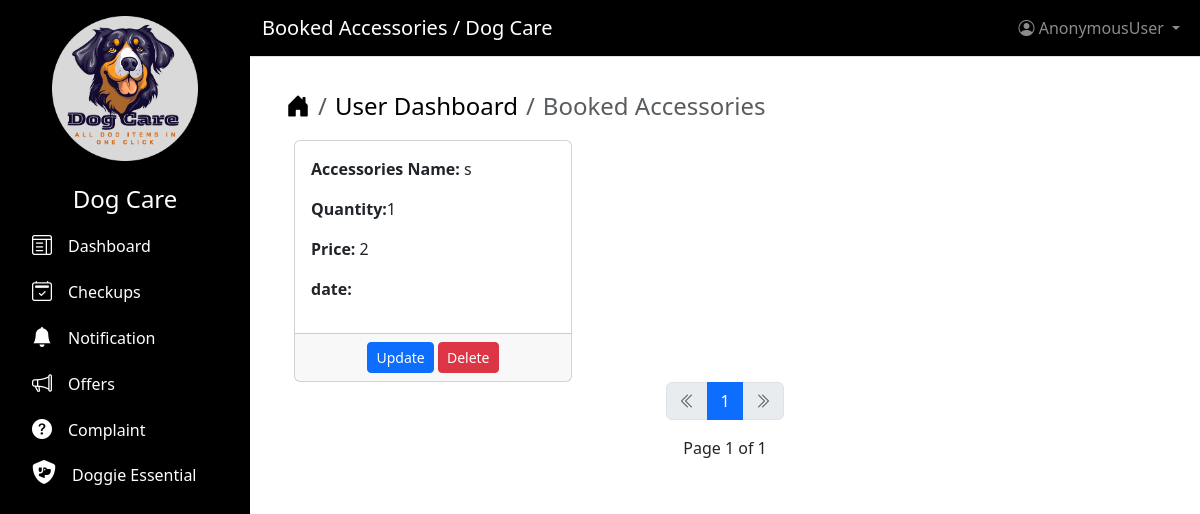
Page /booking/accessories on the earlier database version.
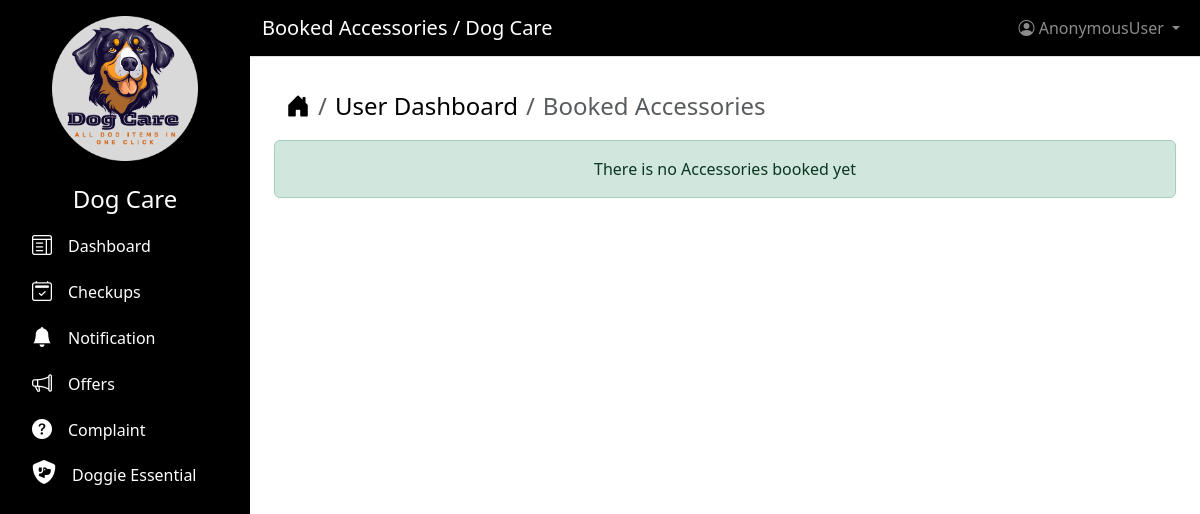
Same page on the later database version.
### shop/models.py (models this page shows, shortened)
class BookingAccessories(models.Model):
    total_stock = models.ForeignKey(
        Accessories,
        on_delete=models.CASCADE,
        related_name="stocks",
        null=True,
        blank=True,
    )
    quantity = models.PositiveIntegerField(
        null=False, blank=False, default=1
    )  # This makes the field required
    accessories_name = models.ForeignKey(Accessories, on_delete=models.CASCADE)
    price = models.PositiveIntegerField()
    total_price = models.PositiveIntegerField(null=True, blank=True)

class Accessories(models.Model):
    total_stock = models.PositiveIntegerField(null=False, blank=False, default=1)
    accessories_name = models.CharField(max_length=300)
    image = models.ImageField(upload_to="Accessories")
    price = models.PositiveIntegerField()
    username = models.ForeignKey(
        CustomUser, on_delete=models.CASCADE, blank=True, null=True
    )
    def __str__(self):
        return self.accessories_name

### shop/views.py (the view)
class BookedAccessories(ListView):
    model = BookingAccessories
    template_name = "booking_accessories.html"
    context_object_name = "all_accessories"
    paginate_by = 3
    ordering = ["-id"]
    def get_context_data(self, **kwargs):
        context = super().get_context_data(**kwargs)
        context["page_title"] = "Booked Accessories"
        return context

### users/templates/booking_accessories.html (shortened to what this page needs)
{% extends "base.html" %}
{% block content %}
    <div class="container mt-2">
        <nav aria-label="breadcrumb">
            <ol class="breadcrumb fs-4">
                <li class="breadcrumb-item">
                    <a href="{% url 'home' %}" class="text-decoration-none text-black"><i class="bi bi-house-door-fill"></i></a>
                </li>
                <li class="breadcrumb-item">
                    <a href="{% url 'users_dashboard' %}"
                       class="text-decoration-none text-black">User Dashboard</a>
                </li>
                <li class="breadcrumb-item active" aria-current="page">{{ page_title }}</li>
            </ol>
        </nav>
    </div>
    {% if all_accessories %}
        <div class="row row-cols-1 row-cols-md-2 row-cols-lg-3 g-4 ms-2">
            {% for accessories in all_accessories %}
                <div class="col">
                    <div class="card h-100">
                        <div class="card-body">
                            <p>
                                <strong>Accessories Name:</strong> {{ accessories.accessories_name }}
                            </p>
                            <p>
                                <strong>Quantity:</strong>{{ accessories.quantity }}
                            </p>
                            <p>
                                <strong>Price:</strong>  {{ accessories.total_price }}
                            </p>
                            <p>
                                <strong>date:</strong> {{ company.mission }}
                            </p>
                        </div>
                        <div class="card-footer text-center">
                            <button type="submit" class="btn btn-primary btn-sm">Update</button>
                        <button type="button"
                                class="btn btn-danger btn-sm"
                                data-bs-toggle="modal"
                                data-bs-target="#deleteModal{{ company.id }}">Delete</button>
                    </div>
                </div>
            </div>
    {% endfor %}
</div>
{% include "pagination.html" %}
{% else %}
<div class="alert alert-success text-center mt-2" role="alert">There is no Accessories booked yet</div>
{% endif %}
{% endblock content %}

Differences in the rows shown:
removed BookingAccessories: accessories_name "s", quantity "1", total_price "2"
Other differences:
{{ page_obj.number }}: "1" → (not shown)
{{ page_obj.paginator.num_pages }}: "1" → (not shown)
text no longer shown: "Page of"
text now shown: "There is no Accessories booked yet"
list line gone: "1"
